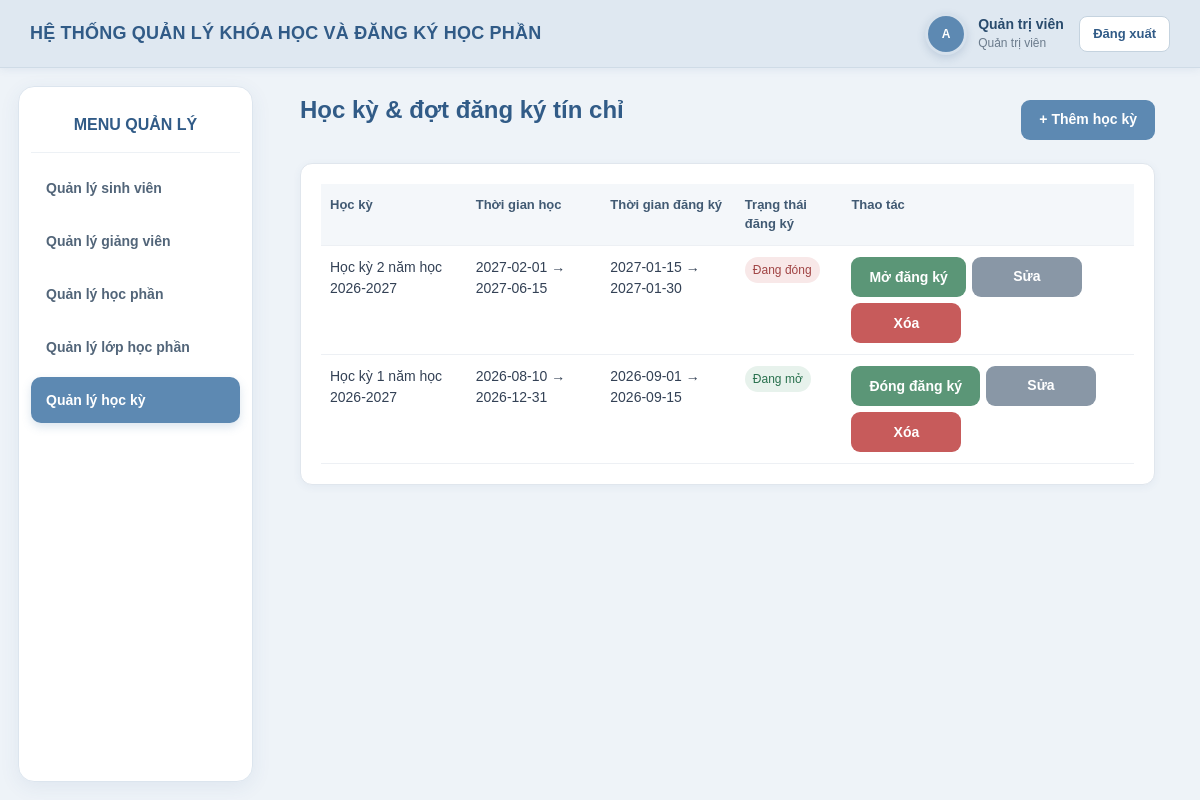
The page /BTL_web/public/index.php?r=admin/semesters (signed in) on the database as committed earlier.
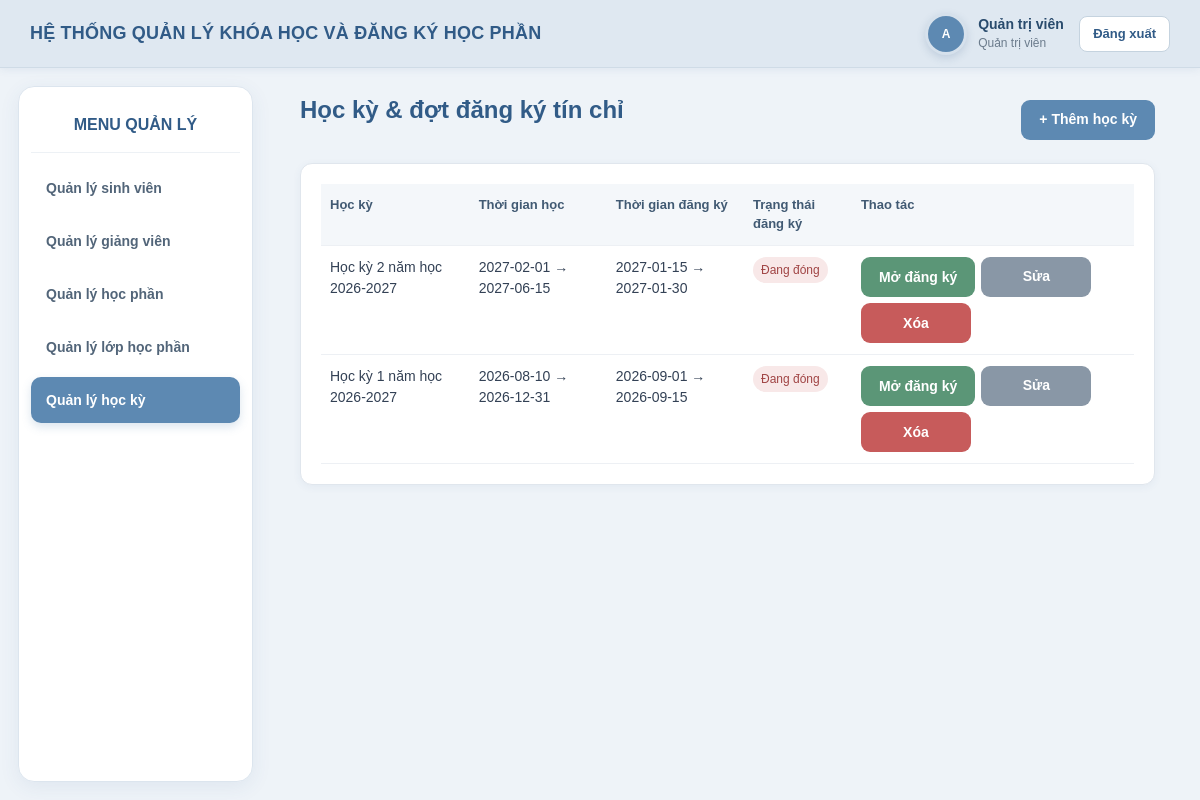
The same page on the database as committed later.
### tables this page shows
CREATE TABLE IF NOT EXISTS `semesters` (
  `id` int NOT NULL AUTO_INCREMENT,
  `name` varchar(100) NOT NULL,
  `academic_year` varchar(9) NOT NULL,
  `term` enum('1','2','3') NOT NULL,
  `study_start` date NOT NULL,
  `study_end` date NOT NULL,
  `registration_start` date NOT NULL,
  `registration_end` date NOT NULL,
  `registration_open` tinyint(1) NOT NULL DEFAULT '0',
  `status` tinyint(1) NOT NULL DEFAULT '1',
  PRIMARY KEY (`id`)
);

### BTL_web/src/Core/Controller.php (called while the page is built, shortened)
<?php
abstract class Controller {
    protected function view(string $name, array $data=[]): void { extract($data); require dirname(__DIR__) . '/View/' . $name . '.php'; }
}

### BTL_web/src/Controller/SemesterController.php (called while the page is built, shortened)
<?php
class SemesterController extends Controller {private function repo():SemesterRepository{return new SemesterRepository($this->pdo);}
 public function index():void{Auth::requireRole('admin');$this->view('admin/semesters/index',['rows'=>$this->repo()->findAll()]);}
}

### BTL_web/src/Core/Router.php (called while the page is built, shortened)
<?php
class Router
{
    public function dispatch(string $route): void
    {
        [$class, $method] = $map[$route];
        $obj = new $class($this->pdo);
        $obj->$method();
    }
}

### BTL_web/public/index.php (called while the page is built, shortened)
<?php
require_once dirname(__DIR__) . '/src/Core/helpers.php';
require_once dirname(__DIR__) . '/src/Core/Controller.php';
require_once dirname(__DIR__) . '/src/Core/Router.php';
$pdo = Database::connection();
$router = new Router($pdo);
$router->dispatch($_GET['r'] ?? 'home');

### BTL_web/src/Core/helpers.php (called while the page is built, shortened)
<?php
function e(mixed $value): string { return htmlspecialchars((string)$value, ENT_QUOTES | ENT_SUBSTITUTE, 'UTF-8'); }

### BTL_web/src/Repository/SemesterRepository.php (called while the page is built, shortened)
<?php
class SemesterRepository
{
    private PDO $pdo;
    public function __construct(PDO $pdo)
    {
        $this->pdo = $pdo;
    }
    public function findAll(): array
    {
        $sql = "
            SELECT *
            FROM semesters
            ORDER BY study_start DESC
        ";
        $stmt = $this->pdo->query($sql);
        return $stmt->fetchAll(PDO::FETCH_ASSOC);
    }
}

### BTL_web/src/View/admin/semesters/index.php (the view)
<?php $title='Học kỳ & đợt đăng ký';include dirname(__DIR__,2).'/layout/header.php';?><div class="toolbar"><h2>Học kỳ & đợt đăng ký tín chỉ</h2><a class="btn" href="<?=e(BASE_URL)?>?r=admin/semester/create">+ Thêm học kỳ</a></div><div class="card"><table><tr><th>Học kỳ</th><th>Thời gian học</th><th>Thời gian đăng ký</th><th>Trạng thái đăng ký</th><th>Thao tác</th></tr><?php foreach($rows as $s):?><tr><td><?=e($s['name'])?></td><td><?=e($s['study_start'])?> → <?=e($s['study_end'])?></td><td><?=e($s['registration_start'])?> → <?=e($s['registration_end'])?></td><td><span class="badge <?=!$s['registration_open']?'off':''?>"><?=$s['registration_open']?'Đang mở':'Đang đóng'?></span></td><td class="actions"><form method="post" action="<?=e(BASE_URL)?>?r=admin/semester/toggle"><input type="hidden" name="_csrf" value="<?=e(csrf_token())?>"><input type="hidden" name="id" value="<?=$s['id']?>"><button class="btn small green"><?=$s['registration_open']?'Đóng đăng ký':'Mở đăng ký'?></button></form><a class="btn small secondary" href="<?=e(BASE_URL)?>?r=admin/semester/edit&id=<?=$s['id']?>">Sửa</a><form method="post" action="<?=e(BASE_URL)?>?r=admin/semester/delete" onsubmit="return confirm('Xóa học kỳ?')"><input type="hidden" name="_csrf" value="<?=e(csrf_token())?>"><input type="hidden" name="id" value="<?=$s['id']?>"><button class="btn small danger">Xóa</button></form></td></tr><?php endforeach;?></table></div><?php include dirname(__DIR__,2).'/layout/footer.php';?>

Rows that differ between the two databases and show on the page:
changed semesters "Học kỳ 1 năm học 2026-2027": registration_open "Đang mở Đóng đăng ký" → "Đang đóng Mở đăng ký"
